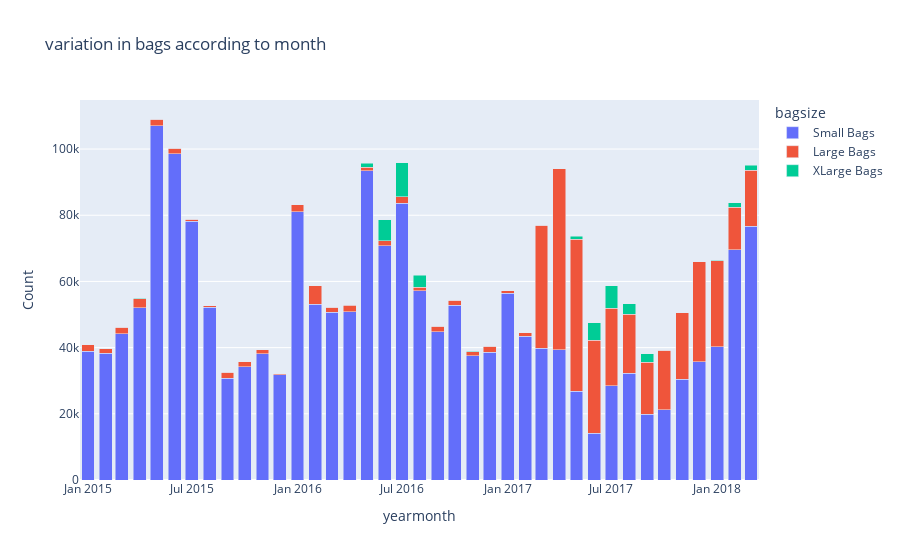

Here is the notebook cell this chart was saved with:
### Code cell
fig=px.bar(melted_bag_data,x='yearmonth',y='Count',color='bagsize',title="variation in bags according to month",labels={'count':"bag count"})
fig.update_layout(barmode='stack')

### Figure 1 — Plotly figure (JSON) as saved in the notebook; plotly's stock layout.template omitted (floating-point values rounded to 4 significant figures)
{"data": [{"alignmentgroup": "True", "hovertemplate": "bagsize=Small Bags<br>yearmonth=%{x}<br>Count=%{y}<extra></extra>", "legendgroup": "Small Bags", "marker": {"color": "#636efa", "pattern": {"shape": ""}}, "name": "Small Bags", "offsetgroup": "Small Bags", "orientation": "v", "showlegend": true, "textposition": "auto", "type": "bar", "x": ["2015-01", "2015-02", "2015-03", "2015-04", "2015-05", "2015-06", "2015-07", "2015-08", "2015-09", "2015-10", "2015-11", "2015-12", "2016-01", "2016-02", "2016-03", "2016-04", "2016-05", "2016-06", "2016-07", "2016-08", "2016-09", "2016-10", "2016-11", "2016-12", "2017-01", "2017-02", "2017-03", "2017-04", "2017-05", "2017-06", "2017-07", "2017-08", "2017-09", "2017-10", "2017-11", "2017-12", "2018-01", "2018-02", "2018-03"], "xaxis": "x", "y": [38980.0, 38260.0, 44260.0, 51990.0, 107000.0, 98630.0, 78120.0, 52150.0, 30810.0, 34190.0, 38110.0, 31730.0, 81050.0, 53030.0, 50620.0, 50840.0, 93510.0, 70760.0, 83630.0, 57210.0, 44720.0, 52840.0, 37480.0, 38550.0, 56500.0, 43390.0, 39820.0, 39420.0, 26810.0, 14100.0, 28520.0, 32220.0, 19860.0, 21250.0, 30480.0, 35660.0, 40280.0, 69640.0, 76640.0], "yaxis": "y"}, {"alignmentgroup": "True", "hovertemplate": "bagsize=Large Bags<br>yearmonth=%{x}<br>Count=%{y}<extra></extra>", "legendgroup": "Large Bags", "marker": {"color": "#EF553B", "pattern": {"shape": ""}}, "name": "Large Bags", "offsetgroup": "Large Bags", "orientation": "v", "showlegend": true, "textposition": "auto", "type": "bar", "x": ["2015-01", "2015-02", "2015-03", "2015-04", "2015-05", "2015-06", "2015-07", "2015-08", "2015-09", "2015-10", "2015-11", "2015-12", "2016-01", "2016-02", "2016-03", "2016-04", "2016-05", "2016-06", "2016-07", "2016-08", "2016-09", "2016-10", "2016-11", "2016-12", "2017-01", "2017-02", "2017-03", "2017-04", "2017-05", "2017-06", "2017-07", "2017-08", "2017-09", "2017-10", "2017-11", "2017-12", "2018-01", "2018-02", "2018-03"], "xaxis": "x", "y": [1931.0, 1373.0, 1874.0, 2822.0, 2078.0, 1684.0, 659.4, 556.0, 1773.0, 1527.0, 1293.0, 427.6, 2131.0, 5622.0, 1556.0, 1962.0, 1045.0, 1490.0, 1972.0, 1085.0, 1684.0, 1406.0, 1342.0, 1873, 643.4, 1108.0, 37090.0, 54590.0, 45990.0, 28150.0, 23410.0, 17840.0, 15710.0, 18020.0, 20050.0, 30261, 26020.0, 12760.0, 16970.0], "yaxis": "y"}, {"alignmentgroup": "True", "hovertemplate": "bagsize=XLarge Bags<br>yearmonth=%{x}<br>Count=%{y}<extra></extra>", "legendgroup": "XLarge Bags", "marker": {"color": "#00cc96", "pattern": {"shape": ""}}, "name": "XLarge Bags", "offsetgroup": "XLarge Bags", "orientation": "v", "showlegend": true, "textposition": "auto", "type": "bar", "x": ["2015-01", "2015-02", "2015-03", "2015-04", "2015-05", "2015-06", "2015-07", "2015-08", "2015-09", "2015-10", "2015-11", "2015-12", "2016-01", "2016-02", "2016-03", "2016-04", "2016-05", "2016-06", "2016-07", "2016-08", "2016-09", "2016-10", "2016-11", "2016-12", "2017-01", "2017-02", "2017-03", "2017-04", "2017-05", "2017-06", "2017-07", "2017-08", "2017-09", "2017-10", "2017-11", "2017-12", "2018-01", "2018-02", "2018-03"], "xaxis": "x", "y": [0, 0, 0, 104.2, 0, 0, 33.33, 0, 0, 0, 0, 0, 0, 0, 0, 231.9, 1204.0, 6335, 10190, 3527.0, 105, 0, 56.94, 43.22, 13.18, 0, 0, 0, 813.3, 5268.0, 6695, 3230.0, 2643.0, 0, 0, 0, 90, 1391.0, 1454.0], "yaxis": "y"}], "layout": {"barmode": "stack", "legend": {"title": {"text": "bagsize"}, "tracegroupgap": 0}, "title": {"text": "variation in bags according to month"}, "xaxis": {"anchor": "y", "domain": [0, 1], "title": {"text": "yearmonth"}}, "yaxis": {"anchor": "x", "domain": [0, 1], "title": {"text": "Count"}}}}
